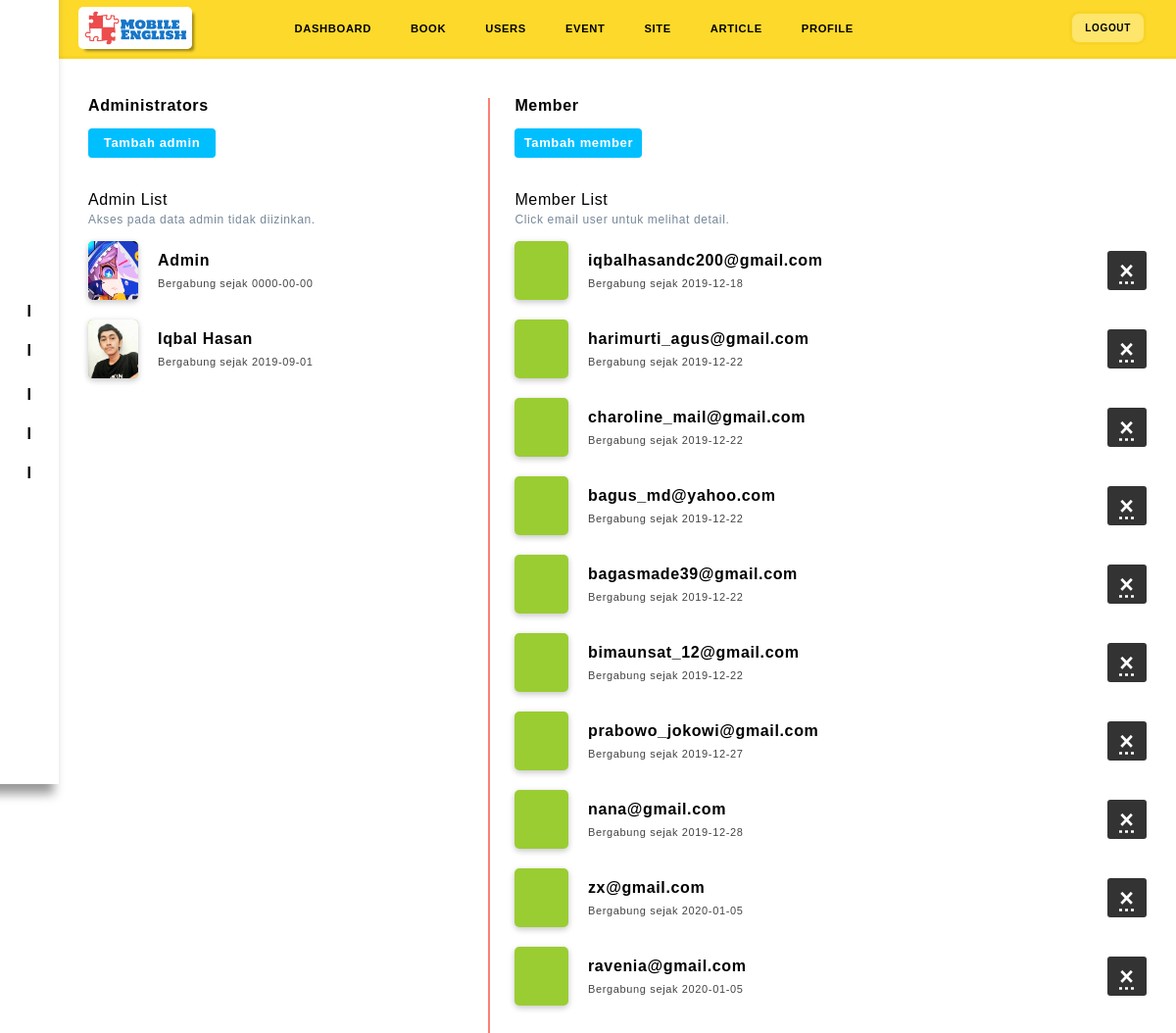
The page /office/users.php on the database its author committed.
### tables this page shows
CREATE TABLE `user_section_admin` (
  `admin_id` int(11) NOT NULL,
  `admin_username` varchar(200) NOT NULL,
  `admin_password` varchar(200) NOT NULL,
  `nama` varchar(250) NOT NULL,
  `role` varchar(200) NOT NULL,
  `gender` varchar(250) NOT NULL,
  `usia` varchar(100) NOT NULL,
  `email` varchar(200) NOT NULL,
  `kontak` varchar(200) NOT NULL,
  `tanggal bergabung` date NOT NULL,
  `foto` varchar(250) NOT NULL,
  `is_active` int(1) NOT NULL
);

CREATE TABLE `users` (
  `user_id` int(11) NOT NULL,
  `ssid` varchar(250) NOT NULL,
  `foto` varchar(250) NOT NULL,
  `firstname` varchar(250) NOT NULL,
  `lastname` varchar(250) NOT NULL,
  `email` varchar(40) NOT NULL,
  `alamat` text NOT NULL,
  `kontak` varchar(250) DEFAULT NULL,
  `password` varchar(128) NOT NULL,
  `second_password` varchar(200) NOT NULL,
  `is_activated` tinyint(1) NOT NULL,
  `activation_code` varchar(16) DEFAULT NULL,
  `fpassword_key` varchar(250) NOT NULL,
  `trial` varchar(11) NOT NULL,
  `is_active` int(1) NOT NULL,
  `join_on` date NOT NULL
);

### office/controller/auth.php (called while the page is built, shortened)
<?php
class Auth {
	function executeNotRow($sql){
		require "config/database.php";
		$execute = $db->query($sql);
		return $execute;
	}
}
?>

### office/users.php (the view, shortened to what this page needs)
<?php
	require 'controller/auth.php';
	$auth = new Auth();
?>
<!DOCTYPE html>
<html>
<?php include 'head.php'; ?>
<body>
<div class="container">
	<?php include 'sidebar.php'; ?>
	<div class="main-wrapper">
		<?php include 'header.php'; ?>
		<div class="user-wrapper">
			<div class="left-side">
				<h4>Administrators</h4>
				<div class="add-admin" id="Add_admin">
					<div class="action">
						<div class="button" id="open_add_admin" onclick="add_admin_open(this)">
							Tambah admin
						</div>
					</div>
				</div>
				<div class="data-list admin-list">
					<h5>Admin List</h5>
					<?php if ($_SESSION["admin_id"] == 1) { ?>
						<p>Click nama user untuk melihat detail.</p>
					<?php } else { ?>
						<p>Akses pada data admin tidak diizinkan.</p>
					<?php } ?>
					<br>
					<?php
					$data = $auth->executeNotRow("SELECT * FROM user_section_admin WHERE is_active = 1");
					while ($admin_data = $data->fetch_assoc()) {
					?>
					<div class="item">
						<div class="avatar">
							<?php if (!empty($admin_data["foto"])) { ?>
							<img src="assets/profile_img/<?php echo $admin_data["foto"]; ?>">
							<?php } ?>
						</div>
						<div class="mini-detail">
							<div class="name">
								<a href="#"><?php echo $admin_data["nama"]; ?></a>
							</div>
							<div class="last-login">
								Bergabung sejak <?php echo $admin_data["tanggal bergabung"]; ?>
							</div>
						</div>
					</div>
					<?php
					}
					?>
				</div>
			</div>
			<div class="right-side">
				<h4>Member</h4>
				<div class="add-admin" id="Add_member">
					<div class="action">
						<div class="button" id="open_add_member" onclick="add_member_open(this)">
							Tambah member
						</div>
					</div>
				</div>
				<div class="data-list member-list">
					<h5>Member List</h5>
					<p>Click email user untuk melihat detail.</p>
					<br>
					<?php
					$data = $auth->executeNotRow("SELECT * FROM users WHERE is_active = 1");
					while ($user_data = $data->fetch_assoc()) {
					?>
					<div class="item">
						<div class="avatar">
						</div>
						<div class="mini-detail">
							<div class="name">
								<a href="users_detail.php?uid=<?php echo $user_data["user_id"] ?>"><?php echo $user_data["email"];?></a>
							</div>
							<div class="last-login">
								Bergabung sejak <?php echo $user_data["join_on"]; ?>
							</div>
						</div>
						<div class="delete-record">
							<abbr title="Delete this user"><a href="users.php?member_delete_uid=<?php echo $user_data["user_id"]; ?>" class="delete" data-confirm="Anda yakin ingin menghapus user ini?">&times;</a></abbr>
						</div>
					</div>
					<?php
					}
					?>
				</div>
			</div>
		</div>
	</div>
</div>
</body>
</html>

### office/assets/css/desktop-style.css (style rules this page uses)
* { box-shadow: var(--box-x, 0) var(--box-y, 0) var(--box-blur) var(--box-scale, 0) var(--box-color, transparent); }
body { font-family: 'Helvetica'; background-color: white; }
.container { background-color: #F4F4F2; }
a { text-decoration: none; color: inherit; }
form h1, h3, div, label, input { width: 100%; }
.main-wrapper { width: 100%; height: 100vh; position: relative; padding-left: 60px; background-image: linear-gradient( 8deg, rgba(0,0,0,0) 50%, #FDD92B 50%); }
img { height: 100%; }
.user-wrapper { padding: 40px 30px; background-color: white; display: flex; height: auto; }
.user-wrapper h4 { font-weight: bold; }
.user-wrapper p { color: lightslategray; font-size: 12px; margin-top: 6px; }
.left-side { width: 38%; padding-right: 25px; border-right: 2px solid salmon; }
.add-admin { height: 50px; overflow: hidden; }
.add-admin .action { width: 100%; height: 30px; line-height: 30px; margin-top: 15px; margin-bottom: 20px; display: flex; margin-right: 20px; justify-content: space-between; }
.add-admin .action .button { width: 130px; height: 30px; border-radius: 4px; cursor: pointer; text-align: center; font-size: 13px; background-color: deepskyblue; font-weight: bold; color: white; display: block; }
.data-list { padding: 30px 0; }
.data-list .item { display: flex; margin-bottom: 20px; position: relative; }
.data-list .item .delete-record { background-color: #333; color: white; position: absolute; top: 10px; right: 0; height: 40px; width: 40px; text-align: center; line-height: 40px; font-size: 25px; border-radius: 3px; font-weight: bold; cursor: pointer; }
abbr { opacity: 1; }
.data-list .item .delete-record a { height: 40px; width: 40px; display: block; }
.data-list .item .avatar { width: 60px; height: 60px; border-radius: 5px; overflow: hidden; background-color: yellowgreen; --box-color: rgba(0,0,0,0.1), 0 3px 6px rgba(0,0,0,0.14); --box-y: 1px; --box-blur: 6px; }
.data-list .item .mini-detail { display: flex; flex-direction: column; justify-content: center; padding: 0 20px; }
.data-list .item .mini-detail .name { font-weight: bold; margin-bottom: 10px; }
.data-list .item .mini-detail .last-login { font-size: 11px; color: #444; }
.right-side { width: 62%; padding-left: 25px; }

### rows shown on the page
user_section_admin: foto (picture), nama "Admin", tanggal bergabung "0000-00-00"
user_section_admin: foto (picture), nama "Iqbal Hasan", tanggal bergabung "2019-09-01"
users: email "iqbalhasandc200@gmail.com", join_on "2019-12-18"
users: email "harimurti_agus@gmail.com", join_on "2019-12-22"
users: email "charoline_mail@gmail.com", join_on "2019-12-22"
users: email "bagus_md@yahoo.com", join_on "2019-12-22"
users: email "bagasmade39@gmail.com", join_on "2019-12-22"
users: email "bimaunsat_12@gmail.com", join_on "2019-12-22"
users: email "prabowo_jokowi@gmail.com", join_on "2019-12-27"
users: email "nana@gmail.com", join_on "2019-12-28"
users: email "zx@gmail.com", join_on "2020-01-05"
users: email "ravenia@gmail.com", join_on "2020-01-05"
